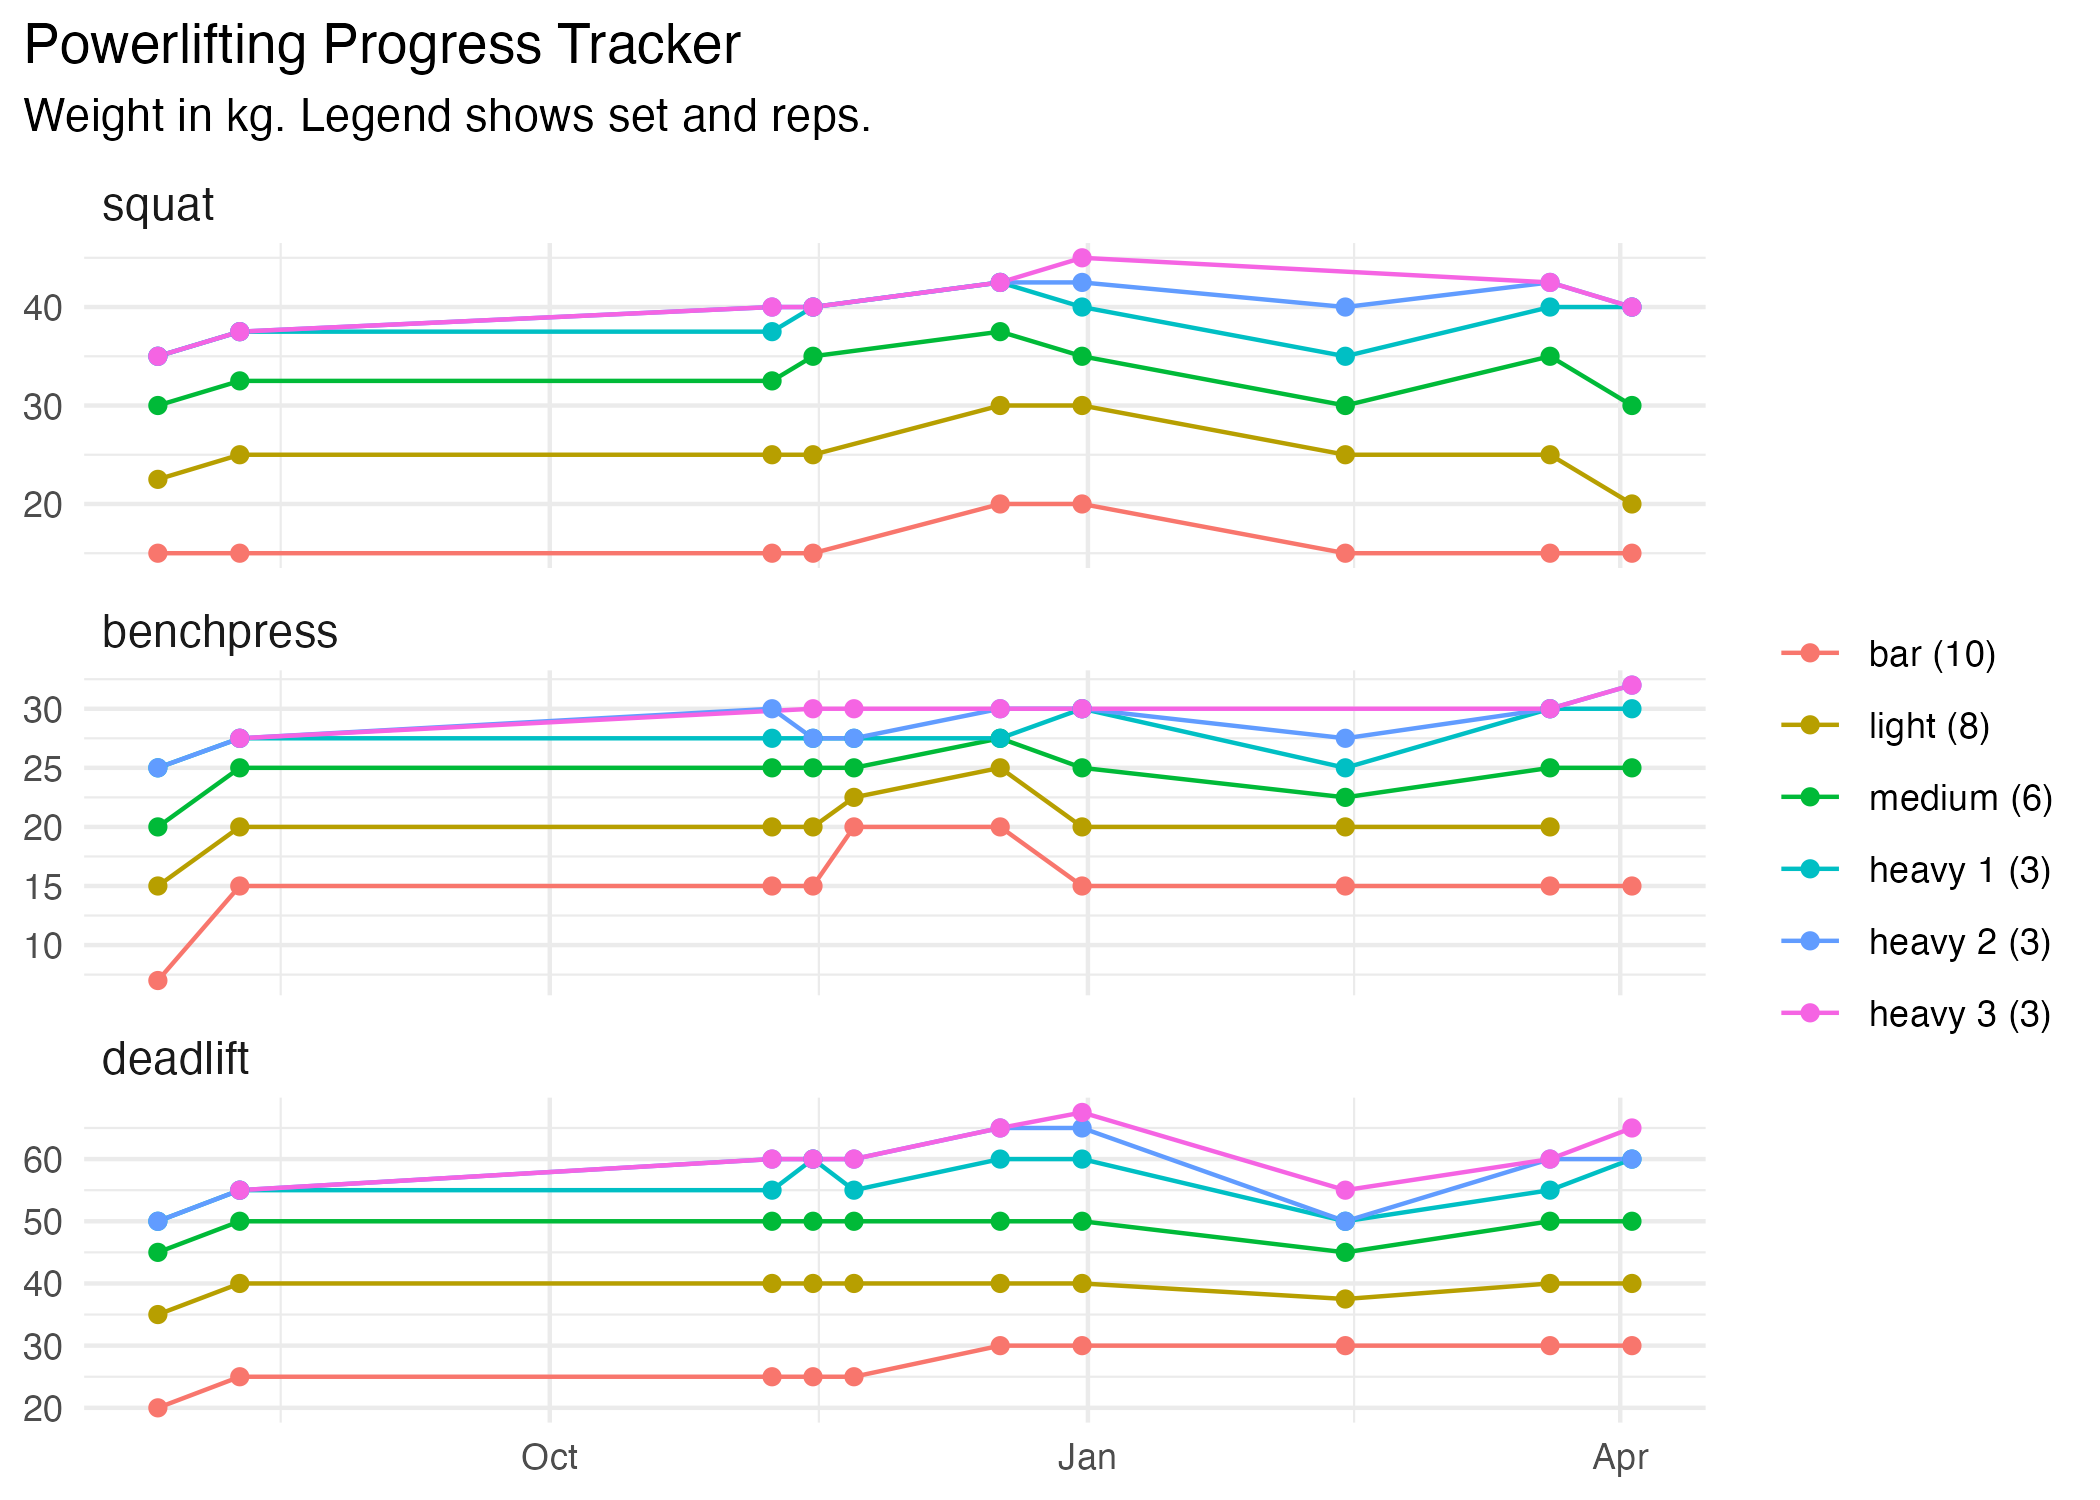

Generate this figure with R:
library(ggplot2)
library(dplyr)
library(readr)

# Data
lifting_data <- read_csv("powerlifting_tracker.csv", col_types = "Dccidc")

# Plot data
plot_data <- lifting_data |>
  filter(set != "one_rep") |>
  filter(!is.na(weight)) |>
  mutate(
    lift = factor(lift, levels = c("squat", "benchpress", "deadlift"))
  ) |>
  mutate(
    set = factor(
      set,
      levels = c("bar", "light", "medium", "heavy_1", "heavy_2", "heavy_3")
    )
  )

# Labels for legend
custom_labels <- c(
  "bar (10)",
  "light (8)",
  "medium (6)",
  "heavy 1 (3)",
  "heavy 2 (3)",
  "heavy 3 (3)"
)

# Custom function to add kg to axis labels
# add_kg <- function(x) {
#   paste(x, "kg")
# }

# Create the faceted plot
ggplot(plot_data, aes(x = date, y = weight, color = set, group = set)) +
  geom_line() +
  geom_point() +
  #facet_grid(lift ~ ., scales = "free_y") +
  facet_wrap(~lift, ncol = 1, strip.position = "top", scale = "free_y") +
  labs(
    title = "Powerlifting Progress Tracker",
    subtitle = "Weight in kg. Legend shows set and reps.",
    color = NULL
  ) +
  scale_color_discrete(labels = custom_labels) +
  # scale_y_continuous(labels = add_kg) +
  # guides(
  #   color = guide_legend(
  #     nrow = 2,
  #     byrow = TRUE
  #   )
  # ) +
  theme_minimal() +
  theme(
    # legend.position = "top",
    # axis.text.x = element_text(angle = 45, hjust = 1),
    axis.title.x = element_blank(),
    axis.title.y = element_blank(),
    strip.text = element_text(size = 11, hjust = 0), # Left-align the strip text
    #strip.background = element_rect(fill = "white", color = "gray90"),
    plot.title.position = "plot"
  )

ggsave("powerlifting_plot.png", width = 7)
